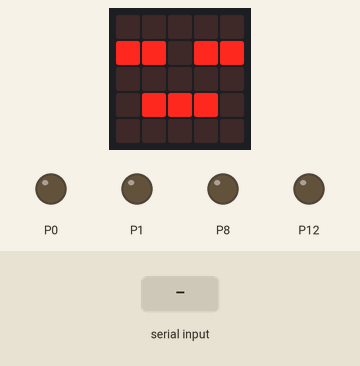
Simulated run of this program. Board: BBC micro:bit running MicroPython. Parts: the board's 5×5 LED display, output pins drawn as LEDs (lit = HIGH). The test bench sets the inputs (shaded band).

Above: at 1.2 s.
1.3 s: "U" typed at the serial console
At 3.0 s:
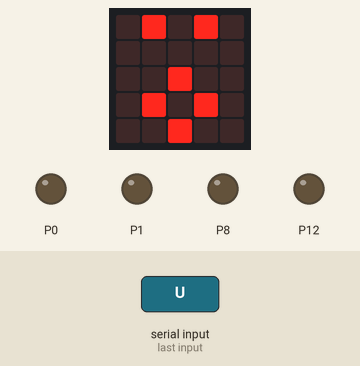
3.3 s: "H" typed at the serial console
At 4.7 s:
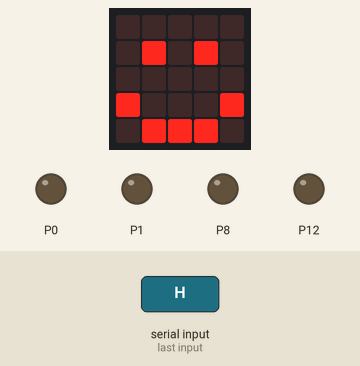
5.3 s: "D" typed at the serial console
At 6.4 s:
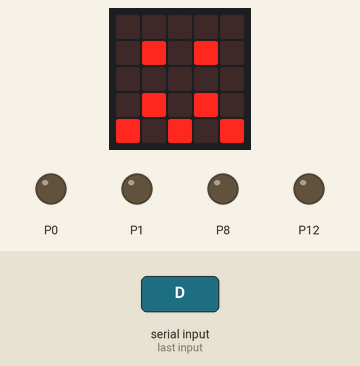
7.5 s: "S" typed at the serial console
At 9.1 s:
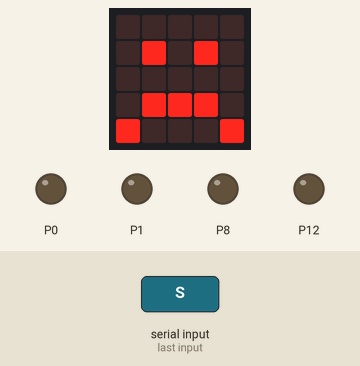
9.5 s: "A" typed at the serial console
At 10.8 s:
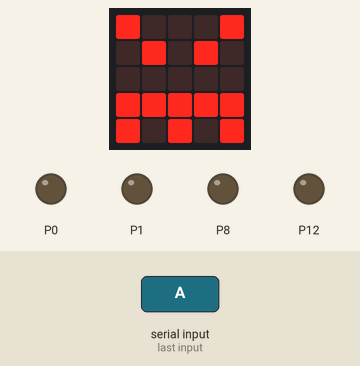
11.7 s: "F" typed at the serial console
At 12.9 s:
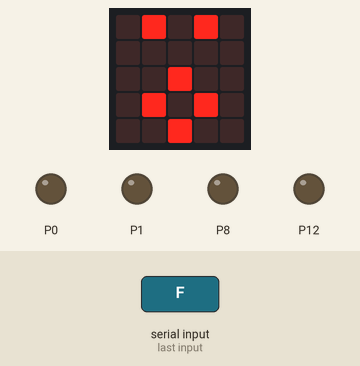
Timing chart, 0 to 14.2 s (numbered marks = the images above; inputs shaded):
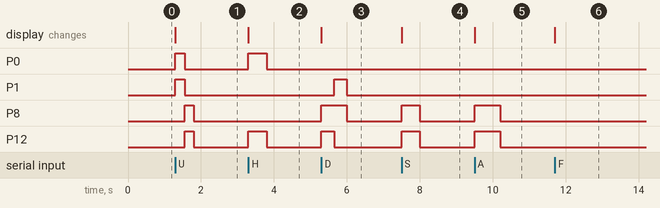

The program:

microbit_main.py
```python
from microbit import *

# Bit:Bot XL motor pins from the project plan.
# If movement is wrong, we will adjust these pins later.
# Left motor: pin0 forward, pin8 backward
# Right motor: pin1 forward, pin12 backward

uart.init(baudrate=115200)

display.show(Image.ASLEEP)


def stop():
    pin0.write_digital(0)
    pin8.write_digital(0)
    pin1.write_digital(0)
    pin12.write_digital(0)


def forward(t=400):
    pin0.write_digital(1)
    pin1.write_digital(1)
    sleep(t)
    stop()


def backward(t=400):
    pin8.write_digital(1)
    pin12.write_digital(1)
    sleep(t)
    stop()


def spin_left(t=400):
    pin8.write_digital(1)
    pin1.write_digital(1)
    sleep(t)
    stop()


def spin_right(t=400):
    pin0.write_digital(1)
    pin12.write_digital(1)
    sleep(t)
    stop()


def wiggle():
    forward(250)
    backward(250)


stop()

while True:
    if uart.any():
        cmd = uart.read(1).decode("utf-8").strip()

        if cmd == "H":
            display.show(Image.HAPPY)
            spin_right(500)

        elif cmd == "S":
            display.show(Image.SAD)
            backward(500)

        elif cmd == "A":
            display.show(Image.ANGRY)
            backward(700)

        elif cmd == "F":
            display.show(Image.SURPRISED)
            stop()

        elif cmd == "U":
            display.show(Image.SURPRISED)
            wiggle()

        elif cmd == "D":
            display.show(Image.CONFUSED)
            backward(350)
            spin_left(350)

        elif cmd == "N":
            display.show(Image.ASLEEP)
            stop()
```

Measured:
- after the input at 1.3 s, P0, P1: LOW → HIGH at once, → LOW 0.25 s later; P8, P12: LOW → HIGH after 0.25 s, → LOW 0.25 s later; the display: changes at once (image 1)
- after the input at 3.3 s, P0, P12: LOW → HIGH at once, → LOW 0.50 s later; the display: changes at once (image 2)
- after the input at 5.3 s, P1: LOW → HIGH after 0.35 s, → LOW 0.35 s later; P8: LOW → HIGH at once, → LOW 0.70 s later; P12: LOW → HIGH at once, → LOW 0.35 s later; the display: changes at once (image 3)
- after the input at 7.5 s, P8, P12: LOW → HIGH at once, → LOW 0.50 s later; the display: changes at once (image 4)
- after the input at 9.5 s, P8, P12: LOW → HIGH at once, → LOW 0.70 s later; the display: changes at once (image 5)
- after the input at 11.7 s, the display: changes at once (image 6)
